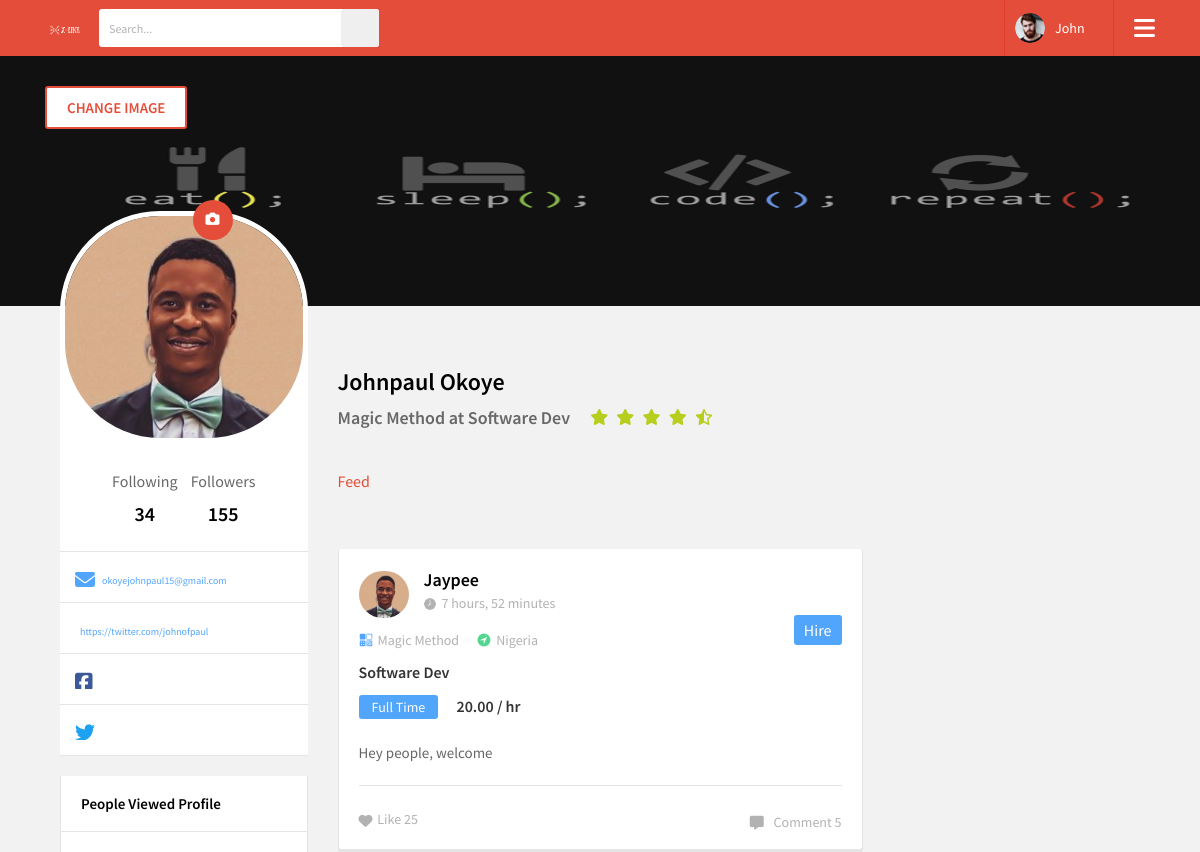
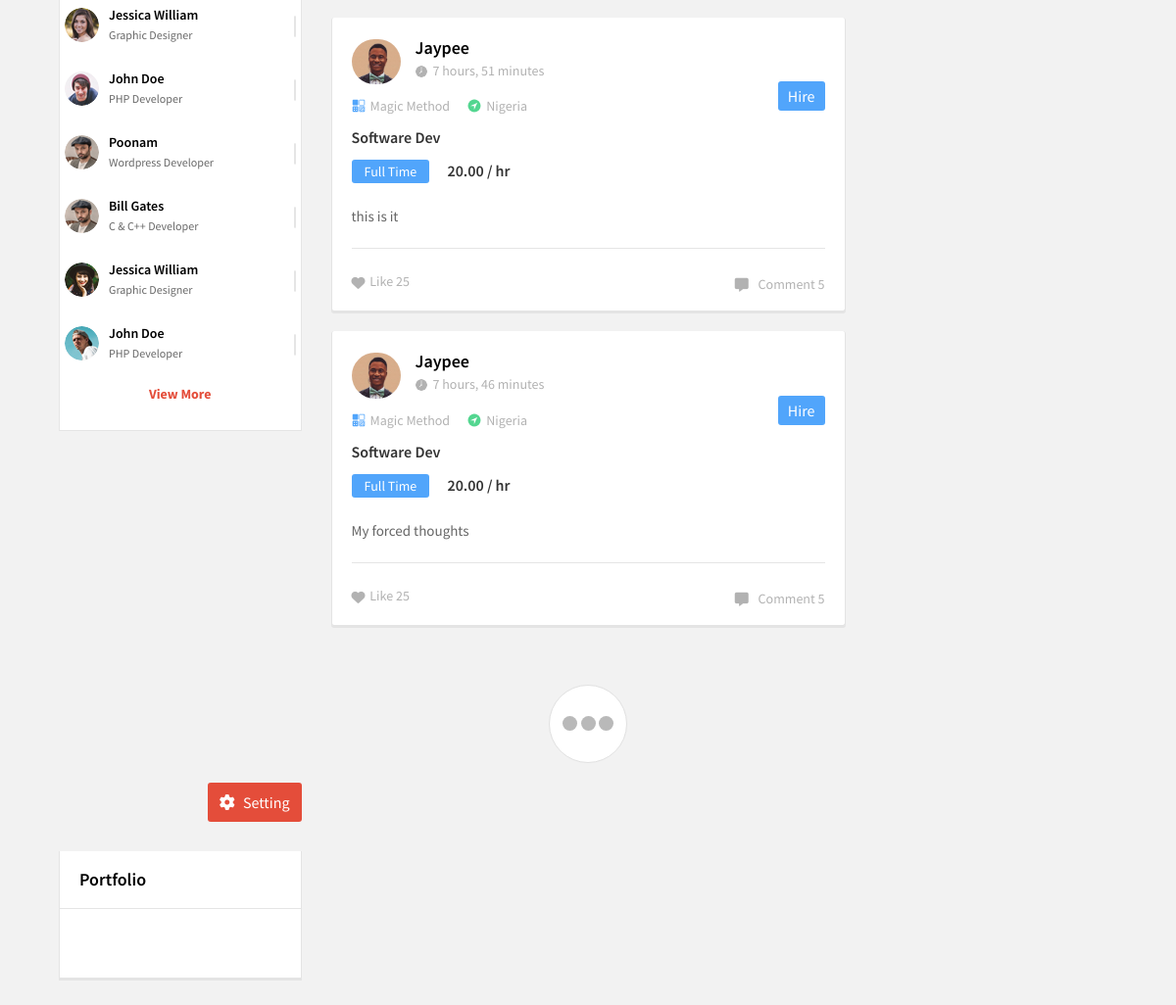
Screenshot of /profile/1 (signed in) with the database file from the repository (2 pictures, top to bottom).
### dwitter/models.py (models this page shows, shortened)
class Profile(models.Model):
    JOB_TYPE_CHOICES = [
        ("Full Time", "full time"),
        ("Contract", "contract"),
        ("Freelance", "freelance"),
    ]
    user = models.OneToOneField(User, on_delete=models.CASCADE)
    first_name = models.CharField(max_length=255, null=True, blank=True)
    last_name = models.CharField(max_length=255, null=True, blank=True)
    bio = models.CharField(max_length=255, null=True, blank=True)
    joined = models.DateTimeField(auto_now_add=True)
    location = models.CharField(max_length=255, null=True, blank=True)
    email = models.EmailField(null=True, blank=True)
    website = models.CharField(max_length=255, null=True, blank=True)
    avatar = models.ImageField(default='profile_avatars/avatar.jpg', upload_to='profile_avatars')
    cover_image = models.ImageField(default='cover_images/wallpaperflare.com_wallpaper_1.jpg', upload_to='cover_images')
    title =models.CharField(default='', max_length=255)
    job_description = models.CharField(max_length=255, default='')
    job_type = models.CharField(max_length=20, choices=JOB_TYPE_CHOICES, default='Full Time')
    rate = MoneyField(max_digits=14, decimal_places=2, default_currency='USD', default='20')
    nationality = CountryField( null=True, blank=True)
    follows = models.ManyToManyField(
        "self",
        related_name="followed_by",
        symmetrical=False,
        blank=True
    )

class Post(models.Model):
    user = models.ForeignKey(User, on_delete=models.DO_NOTHING, related_name='posts')
    body = models.CharField(max_length=140)
    post_image = models.ImageField(upload_to='post_images', null=True, blank=True)
    created_at = models.DateTimeField(auto_now_add=True)

### dwitter/views.py (the view, shortened to what this page needs)
# urls.py: path('profile/<int:pk>', profile, name='profile')
def profile(request, pk):
    if not hasattr(request.user, 'profile'):
        missing_profile = Profile(request.user)
        missing_profile.save()
    profile = Profile.objects.get(pk=pk)
    return render(request, "dwitter/profile.html", {"profile": profile})

### dwitter/templates/dwitter/profile.html (shortened to what this page needs)
{% extends 'base.html' %}
{% load static %}
{% block content %}
		<section class="cover-sec">
			<img src="{{profile.cover_image.url}}" alt="">
			<div class="add-pic-box">
				<div class="container">
					<div class="row no-gutters">
						<div class="col-lg-12 col-sm-12">
							<label for="file">Change Image</label>
						</div>
					</div>
				</div>
			</div>
		</section>
		<main>
			<div class="main-section">
				<div class="container">
					<div class="main-section-data">
						<div class="row">
							<div class="col-lg-3">
								<div class="main-left-sidebar">
									<div class="user_profile">
										<div class="user-pro-img">
											<img src="{{profile.avatar.url}}" alt="">
											<div class="add-dp" id="OpenImgUpload">
												<label for="file"><i class="fas fa-camera"></i></label>
											</div>
										</div>
										<div class="user_pro_status">
											<ul class="flw-status">
												<li>
													<span>Following</span>
													<b>34</b>
												</li>
												<li>
													<span>Followers</span>
													<b>155</b>
												</li>
											</ul>
										</div>
										<ul class="social_links">
                                            <li><a href="#" title=""><i class="fas fa-envelope"></i> {{profile.email}}</a></li>
											<li><a href="#" title=""><i class="la la-globe"></i> {{profile.website}}</a></li>
											<li><a href="#" title=""><i class="fa fa-facebook-square"></i> {{profile.facebook}}</a></li>
											<li><a href="#" title=""><i class="fa fa-twitter"></i> {{profile.twitter}}</a></li>
										</ul>
									</div>
									<div class="suggestions full-width">
										<div class="sd-title">
											<h3>People Viewed Profile</h3>
										</div>
										<div class="suggestions-list">
											<div class="suggestion-usd">
												<img src="images/resources/s1.png" alt="">
												<div class="sgt-text">
													<h4>Jessica William</h4>
													<span>Graphic Designer</span>
												</div>
												<span><i class="la la-plus"></i></span>
											</div>
											<div class="suggestion-usd">
												<img src="images/resources/s2.png" alt="">
												<div class="sgt-text">
													<h4>John Doe</h4>
													<span>PHP Developer</span>
												</div>
												<span><i class="la la-plus"></i></span>
											</div>
											<div class="suggestion-usd">
												<img src="images/resources/s3.png" alt="">
												<div class="sgt-text">
													<h4>Poonam</h4>
													<span>Wordpress Developer</span>
												</div>
												<span><i class="la la-plus"></i></span>
											</div>
											<div class="suggestion-usd">
												<img src="images/resources/s4.png" alt="">
												<div class="sgt-text">
													<h4>Bill Gates</h4>
													<span>C & C++ Developer</span>
												</div>
												<span><i class="la la-plus"></i></span>
											</div>
											<div class="suggestion-usd">
												<img src="images/resources/s5.png" alt="">
												<div class="sgt-text">
													<h4>Jessica William</h4>
													<span>Graphic Designer</span>
												</div>
												<span><i class="la la-plus"></i></span>
											</div>
											<div class="suggestion-usd">
												<img src="images/resources/s6.png" alt="">
												<div class="sgt-text">
													<h4>John Doe</h4>
													<span>PHP Developer</span>
												</div>
												<span><i class="la la-plus"></i></span>
											</div>
											<div class="view-more">
												<a href="#" title="">View More</a>
											</div>
										</div>
									</div>
								</div>
							</div>
							<div class="col-lg-6">
								<div class="main-ws-sec">
									<div class="user-tab-sec rewivew">
										<h3>{{profile.first_name}} {{profile.last_name}}</h3>
										<div class="star-descp">
											<span>{{profile.title}} at  {{profile.job_description}}</span>
											<ul>
												<li><i class="fa fa-star"></i></li>
												<li><i class="fa fa-star"></i></li>
												<li><i class="fa fa-star"></i></li>
												<li><i class="fa fa-star"></i></li>
												<li><i class="fa fa-star-half-o"></i></li>
											</ul>
										</div>
                                            <div class="tab-feed st2 settingjb">
											<ul>
												<li data-tab="feed-dd" class="active">
													<a href="#" title="">
														<span>Feed</span>
													</a>
												</li>
											</ul>
										</div>
									</div>
                                    {% for post in profile.user.posts.all %}
                                    <div class="post-bar">
                                        <div class="post_topbar">
                                            <div class="usy-dt">
                                                     <img src="{{post.user.profile.avatar.url}}" alt="{{ post.user.username }}'s avatar">
                                                <div class="usy-name">
                                                    <h3>{{ post.user.username}}</h3>
                                                    <span><img src="{% static 'images/clock.png' %}" alt="">{{ post.created_at | timesince}}</span>
                                                </div>
                                            </div>
                                        </div>
                                        <div class="epi-sec">
                                            <ul class="descp">
                                                <li><img src="{% static 'images/icon8.png' %}" alt=""><span>{{post.user.profile.title}}</span></li>
                                                <li><img src="{% static 'images/icon9.png' %}" alt=""><span>{{post.user.profile.nationality.name}}</span></li>
                                            </ul>
                                            <ul class="bk-links">
                                                <li><a href="#" title="" class="bid_now">Hire</a></li>
                                            </ul>
                                        </div>
                                        <div class="job_descp">
                                            <h3>{{post.user.profile.job_description}}</h3>
                                            <ul class="job-dt">
                                                <li><a href="#" title="">{{post.user.profile.job_type}}</a></li>
                                                <li><span>{{post.user.profile.rate}} / hr</span></li>
                                            </ul>
                                            <p>{{post.body}}</p>
                                        </div>
                                        <div class="job-status-bar">
                                            <ul class="like-com">
                                                <li>
                                                    <a href="#"><i class="fas fa-heart"></i> Like 25</a>
                                                </li>
                                            </ul>
                                            <a href="#" class="com"><i class="fas fa-comment-alt"></i> Comment 5</a>
                                        </div>
                                    </div>
                                    {%endfor%}
											<div class="process-comm">
												<div class="spinner">
													<div class="bounce1"></div>
													<div class="bounce2"></div>
													<div class="bounce3"></div>
												</div>
											</div>
										</div>
									</div>
								</div>
							</div>
							<div class="col-lg-3">
								<div class="right-sidebar">
									<div class="message-btn">
										<a href="profile-account-setting.html" title=""><i class="fas fa-cog"></i> Setting</a>
									</div>
									<div class="widget widget-portfolio">
										<div class="wd-heady">
											<h3>Portfolio</h3>
										</div>
										<div class="pf-gallery">
											<ul>
												<li><a href="#" title=""><img src="images/resources/pf-gallery1.png" alt=""></a></li>
												<li><a href="#" title=""><img src="images/resources/pf-gallery2.png" alt=""></a></li>
												<li><a href="#" title=""><img src="images/resources/pf-gallery3.png" alt=""></a></li>
												<li><a href="#" title=""><img src="images/resources/pf-gallery4.png" alt=""></a></li>
												<li><a href="#" title=""><img src="images/resources/pf-gallery5.png" alt=""></a></li>
												<li><a href="#" title=""><img src="images/resources/pf-gallery6.png" alt=""></a></li>
												<li><a href="#" title=""><img src="images/resources/pf-gallery7.png" alt=""></a></li>
												<li><a href="#" title=""><img src="images/resources/pf-gallery8.png" alt=""></a></li>
												<li><a href="#" title=""><img src="images/resources/pf-gallery9.png" alt=""></a></li>
												<li><a href="#" title=""><img src="images/resources/pf-gallery10.png" alt=""></a></li>
												<li><a href="#" title=""><img src="images/resources/pf-gallery11.png" alt=""></a></li>
												<li><a href="#" title=""><img src="images/resources/pf-gallery12.png" alt=""></a></li>
											</ul>
										</div>
									</div>
								</div>
							</div>
						</div>
					</div>
				</div>
{% endblock content %}

### static/css/responsive.css (style rules this page uses)
@media (max-width: 1200px) { .suggestion-usd { padding: 15px 5px; } }
@media (max-width: 1200px) { .sd-title h3 { font-size: 15px; } }
@media (max-width: 1200px) { .flw-status li { margin-right: 10px; } }
@media (max-width: 1200px) { .flw-status li span { font-size: 16px; } }
@media (max-width: 1200px) { .social_links li a { font-size: 10px; } }
@media (max-width: 1200px) { .tab-feed ul li { margin-bottom: 30px; } }
@media (max-width: 1200px) { .tab-feed { margin-bottom: 30px; } }
@media (max-width: 1200px) { .sgt-text span { font-size: 12px; } }
@media (max-width: 1200px) { .settingjb ul li { margin-right: 12px!important; } }

### rows the page displays
Profile: cover_image (picture), avatar (picture), email "okoyejohnpaul15@gmail.com", website "https://twitter.com/johnofpaul", first_name "Johnpaul", last_name "Okoye", title "Magic Method", job_description "Software Dev"
Post: user.profile.avatar (picture), user.username "Jaypee", created_at "7 hours, 52 minutes", user.profile "Magic Method", user.profile.nationality.name "Nigeria", user.profile.job_description "Software Dev", user.profile.job_type "Full Time", user.profile.rate "20.00", body "Hey people, welcome"
Post: user.profile.avatar (picture), user.username "Jaypee", created_at "7 hours, 51 minutes", user.profile "Magic Method", user.profile.nationality.name "Nigeria", user.profile.job_description "Software Dev", user.profile.job_type "Full Time", user.profile.rate "20.00", body "this is it"
Post: user.profile.avatar (picture), user.username "Jaypee", created_at "7 hours, 46 minutes", user.profile "Magic Method", user.profile.nationality.name "Nigeria", user.profile.job_description "Software Dev", user.profile.job_type "Full Time", user.profile.rate "20.00", body "My forced thoughts"
